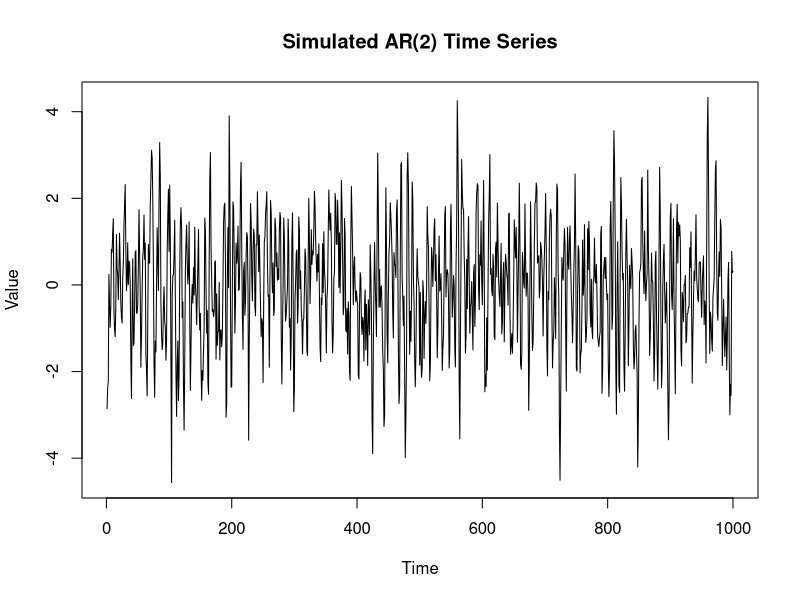
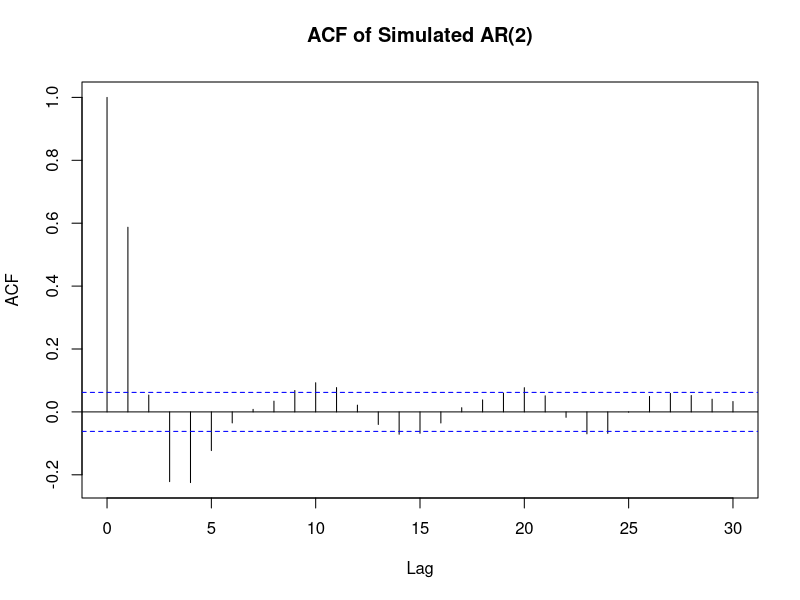
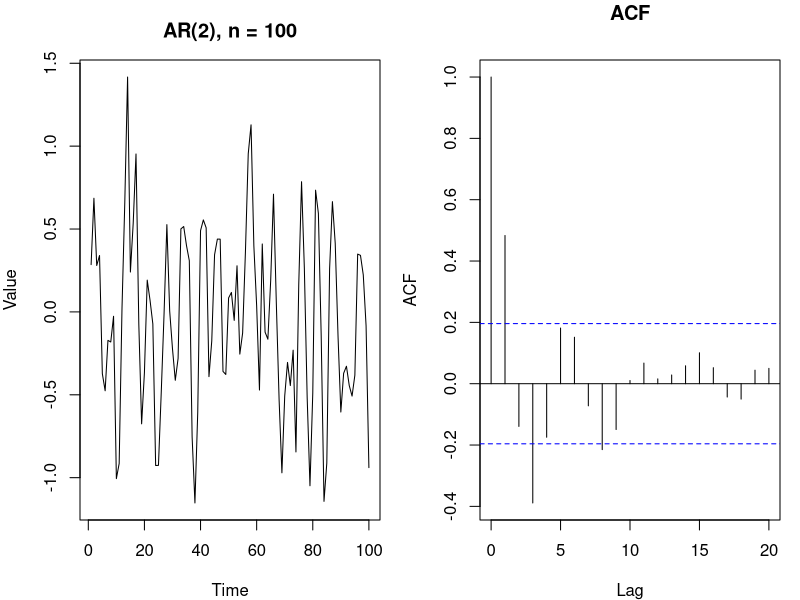
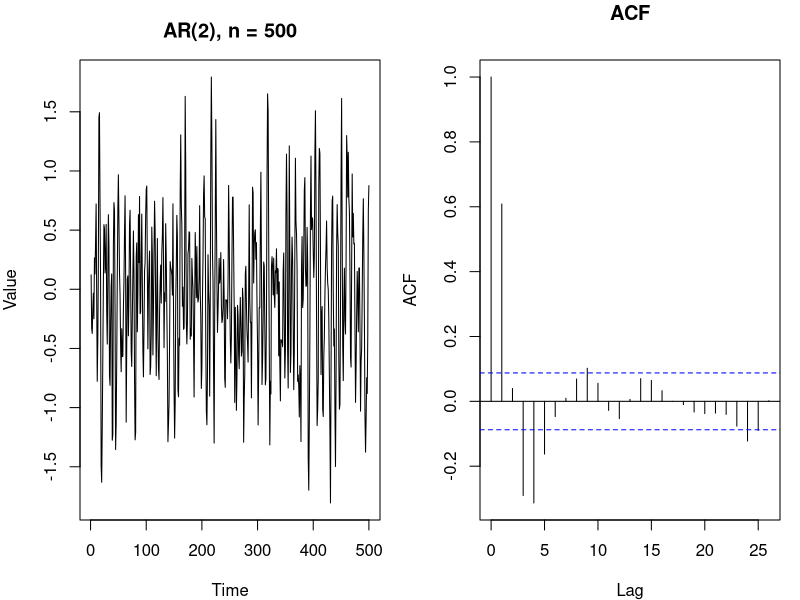
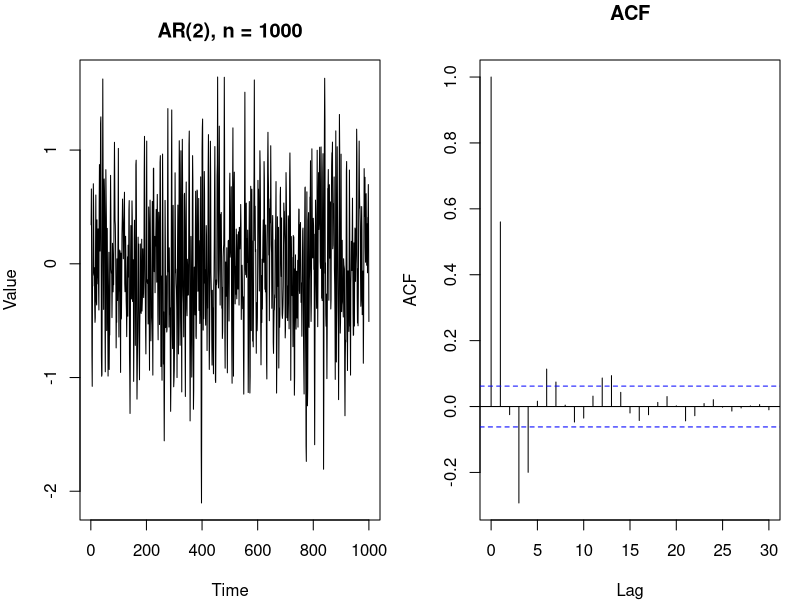
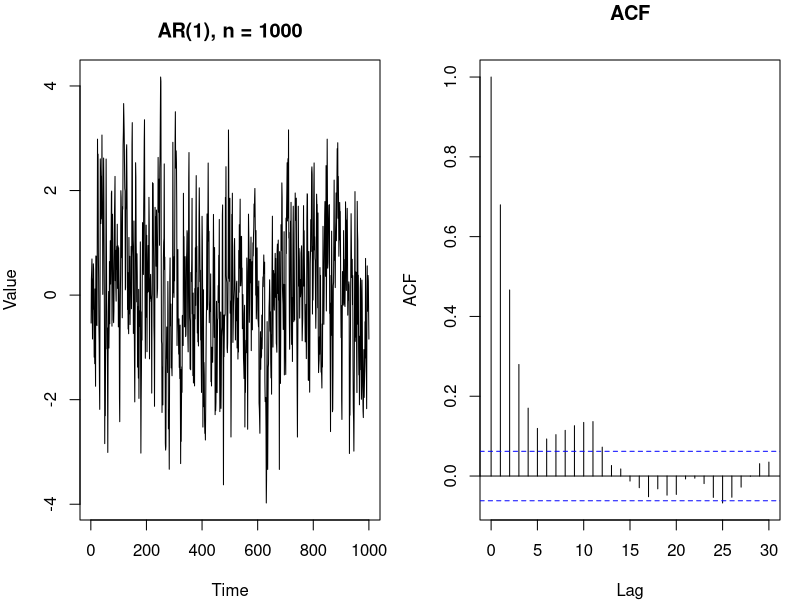
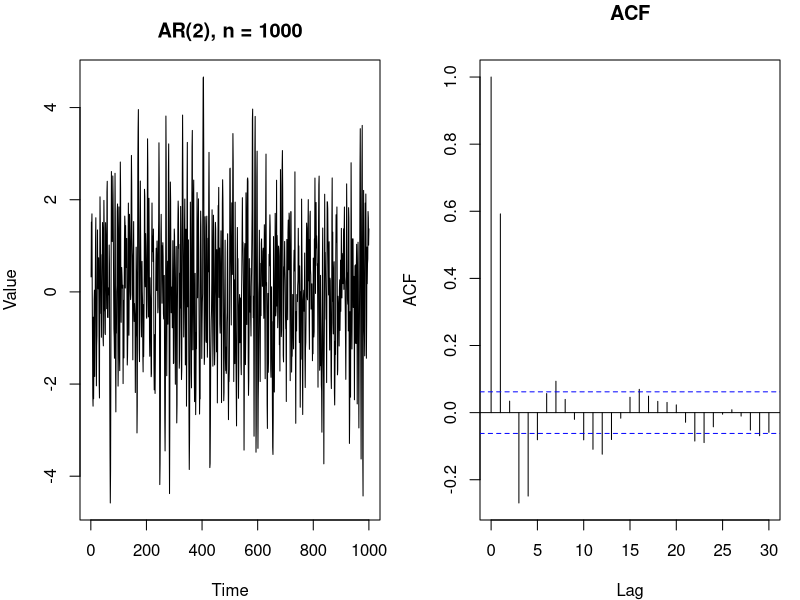
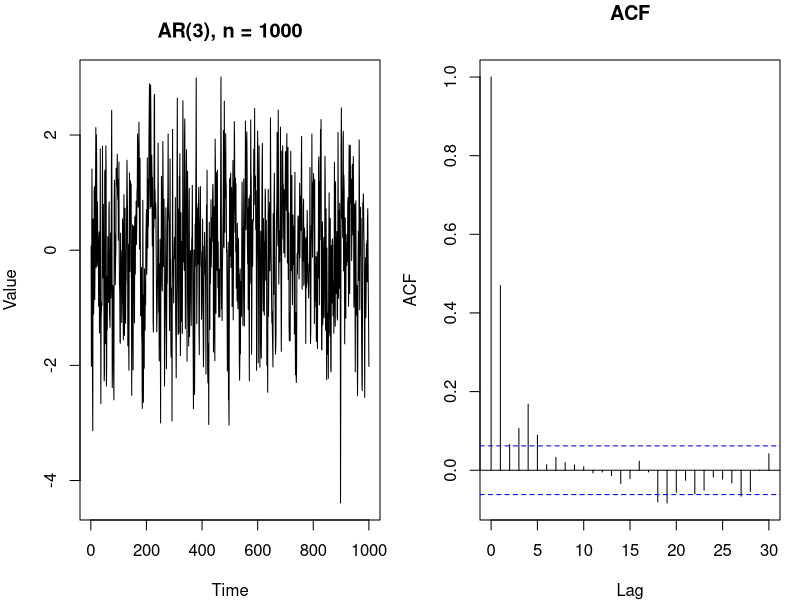

These charts were generated, in order, by the following R code:
## ---- chunk 1

n<-1000
x<-arima.sim(list(ar = c(0.8897, -0.4858), sd = sqrt(0.1796)),n)
plot(x,type="l",main="Simulated AR(2) Time Series", ylab="Value", xlab="Time")

## ---- chunk 2
acf(x, main="ACF of Simulated AR(2)")
## ---- chunk 3
simulate_ar <- function(n, phi, sigma2 = 1) {
  
  x <- arima.sim(
    model = list(ar = phi),
    n = n,
    sd = sqrt(sigma2)
  )
  
  old_par <- par(no.readonly = TRUE)
  on.exit(par(old_par))
  
  par(mfrow = c(1, 2), mar = c(4, 4, 3, 1))
  
  plot(
    x,
    type = "l",
    main = paste0("AR(", length(phi), "), n = ", n),
    xlab = "Time",
    ylab = "Value"
  )
  
  acf(x, main = "ACF")
}
## ---- chunk 4
n_values <- c(100, 500, 1000)

for (n in n_values) {
  simulate_ar(n, phi = c(0.8897, -0.4858), sigma2 = 0.1796)
  dev.flush()
}
## ---- chunk 5
phi_list <- list(
  c(0.7), #AR(1) 
  c(0.8897, -0.4858), #AR(2)
  c(0.6, -0.3, 0.2) #AR(3)
)

for (phi in phi_list) {
  simulate_ar(1000, phi)
}
## ---- chunk 6
set.seed(123)
n <- 500

phi_list_values <- list(
  c(0.3, 0.2),
  c(0.8897, -0.4858),
  c(1.2, -0.7)
)

titles_values <- c(
  "AR(2): phi = (0.3, 0.2)",
  "AR(2): phi = (0.8897, -0.4858)",
  "AR(2): phi = (1.2, -0.7)"
)

par(mfrow = c(3, 2), mar = c(4, 4, 3, 1))

for (i in 1:length(phi_list_values)) {
  
  x <- arima.sim(list(ar = phi_list_values[[i]]), n = n, sd = sqrt(0.1796))
  
  plot(x, type = "l",
       main = paste(titles_values[i], "- Series"),
       xlab = "Time", ylab = "Value")
  
  acf(x,
      main = paste(titles_values[i], "- ACF"))
}

par(mfrow = c(1, 1))
## ---- chunk 7
n<-1000
x<-arima.sim(list(ar = c(0.8897, -0.4858), sd = sqrt(0.1796)), n)
plot(x,type="l",main="Simulated AR(2) series",xlab="Time",ylab="Value")
s1<-arima(x, order=c(2,0,0), method="ML")
s1
## ---- chunk 8
n_values <- c(100, 500, 1000, 5000)

par(mfrow = c(2,2), mar = c(4,4,3,1))

for (n in n_values) {
  x <- arima.sim(list(ar = c(0.8897, -0.4858), sd = sqrt(0.1796)), n = n)
  
  plot(x, type = "l",
       main = paste("Simulated AR(2), n =", n),
       xlab = "Time",
       ylab = "Value")
  
  s1 <- arima(x, order = c(2,0,0), method = "ML")
  
  cat("\n========================\n")
  cat("n =", n, "\n")
  print(s1)
}

par(mfrow = c(1,1))
## ---- chunk 9

n <- 1000

phi_list <- list(
  c(0.5, 0.2),
  c(0.8897, -0.4858),
  c(1.2, -0.7)
)

par(mfrow = c(3,1), mar = c(4,4,3,1))

for (phi in phi_list) {
  x <- arima.sim(list(ar = phi, sd = sqrt(0.1796)), n = n)
  
  plot(x, type = "l",
       main = paste("Simulated AR(2): phi = (", paste(phi, collapse = ", "), ")", sep = ""),
       xlab = "Time",
       ylab = "Value")
}

par(mfrow = c(1,1))

for (phi in phi_list) {
  x <- arima.sim(list(ar = phi, sd = sqrt(0.1796)), n = n)
  s1 <- arima(x, order = c(2,0,0), method = "ML")
  
  cat("\n========================\n")
  cat("True phi =", paste(phi, collapse = ", "), "\n")
  print(s1)
}
## ---- chunk 10
n <- 1000
x <- arima.sim(list(ar = c(0.8897, -0.4858), sd = sqrt(0.1796)), n = n)

s1 <- arima(x, order = c(2,0,0), method = "ML")
s2 <- ar(x, order.max = 2, method = "mle")

s1
s2
## ---- chunk 11
s3 <- ar(x, order.max = 3, method = "mle")
s3
## ---- chunk 12
n<-1000
x<-arima.sim(list(ar = c(0.8897, -0.4858), sd = sqrt(0.1796)), n)
plot(x,type="l",main="Simulated AR(2) series, phi = (0.8897, -0.4858)",xlab="Time",ylab="Value")
s<-arima(x, order=c(2,0,0), method="ML")
s
## ---- chunk 13
y<-resid(s)

# Residuals plot + ACF together
par(mfrow = c(3,1))
plot(x,type="l",main="Simulated AR(2) series, phi = (0.8897, -0.4858)",xlab="Time",ylab="Value")
plot(y,type="l",main = "Residuals", xlab = "Time", ylab = "Residuals")
acf(y, main = "ACF of Residuals")
par(mfrow = c(1,1))

# Ljung-Box tests
h<-floor(log(n))
Box.test(x,lag=h, type=c("Ljung-Box"))
Box.test(y,lag=h,type=c("Ljung-Box"))
## ---- chunk 14

h<-floor(log(n))
tsdiag(s,gof.lag=h)
## ---- chunk 15
n<-1000
x<-arima.sim(list(ar = c(0.8897, -0.4858), sd = sqrt(0.1796)), n)
plot(x,type="l",main="Simulated AR(2) series, phi = (0.8897, -0.4858)",xlab="Time",ylab="Value")
ss1<-ar(x, order.max=3, method="mle")
ss1
## ---- chunk 16
x<-LakeHuron
x

x <- LakeHuron

plot(x,main = "Lake Huron Water Levels (1875-1972)",xlab = "Year",ylab = "Depth")

lag.plot (x, lag=4, do.lines=F)
## ---- chunk 17
acf(x)
## ---- chunk 18

s1<-ar(x,order.max=1, method="yw")
s1

s2<-ar(x,order.max=1, method="mle")
s2
## ---- chunk 19
s3 <- ar(x, method = "mle")
s3

s4 <- ar(x, method = "yw")
s4
## ---- chunk 20
# Simulate ARMA(1,0), ARMA(0,2) and ARMA(2,1) models
SIM1 <- arima.sim(list(order=c(1, 0, 0), ar=0.7), n=1000)
SIM2 <- arima.sim(list(order=c(0, 0, 2), ma=c(1.5, 0.75)), n=1000)
SIM3 <- arima.sim(list(order=c(2, 0, 1), ar=c(0.3, 0.2), ma=0.3), n=1000)

# Plot the simulated series
par(mfrow=c(1,3))
plot(SIM1, type="l", main="SIM1: AR(1)")
plot(SIM2, type="l", main="SIM2: MA(2)")
plot(SIM3, type="l", main="SIM3: ARMA(2,1)")
## ---- chunk 21
# Compute and plot the ACF and PACF for each simulated series
par(mfrow=c(3,2))

acf(SIM1, lag.max=30)
pacf(SIM1, lag.max=30)

acf(SIM2, lag.max=30)
pacf(SIM2, lag.max=30)

acf(SIM3, lag.max=30)
pacf(SIM3, lag.max=30)
## ---- chunk 22
# Fit ARMA models to the simulated data using maximum likelihood estimation
S1 <- arima(SIM1, order=c(1,0,0), method="ML")
S2 <- arima(SIM2, order=c(0,0,2), method="ML")
S3 <- arima(SIM3, order=c(2,0,1), method="ML")

# Display the fitted model summaries
S1
S2
S3
## ---- chunk 23
n <- length(SIM3)
h <- log(n)

Box.test(SIM3, lag=h, type="Ljung-Box")   # raw series
y <- resid(S3)
Box.test(y, lag=h, type="Ljung-Box")      # residuals
## ---- chunk 24
# Diagnostic plots for the fitted ARMA(2,1) model
tsdiag(S3, gof.lag=20)
## ---- chunk 25
# Simulate an ARMA(2,1) model with n=10000 observations
n <- 10000
h <- log(n)

# Simulate the ARMA(2,1) model
s3 <- arima.sim(list(order=c(2,0,1), ar=c(0.3,0.2), ma=0.3), n)

# Plot the simulated series and its ACF and PACF
plot(s3, type="l")
acf(s3)
pacf(s3)

# Fit the ARMA(2,1) model to the simulated data
p3 <- arima(s3, order=c(2,0,1), method="ML")
p3

Box.test(s3, lag=h, type="Ljung-Box")   # raw series
# Perform the Ljung-Box test on the residuals of the fitted model
Box.test(p3$residuals, lag=h, type="Ljung-Box")
tsdiag(p3, gof.lag=20)
## ---- chunk 26
# Coefficients of the polynomial
a <- c(1, -0.8897, 0.4858)
# Compute the roots
roots <- polyroot(a)
roots
